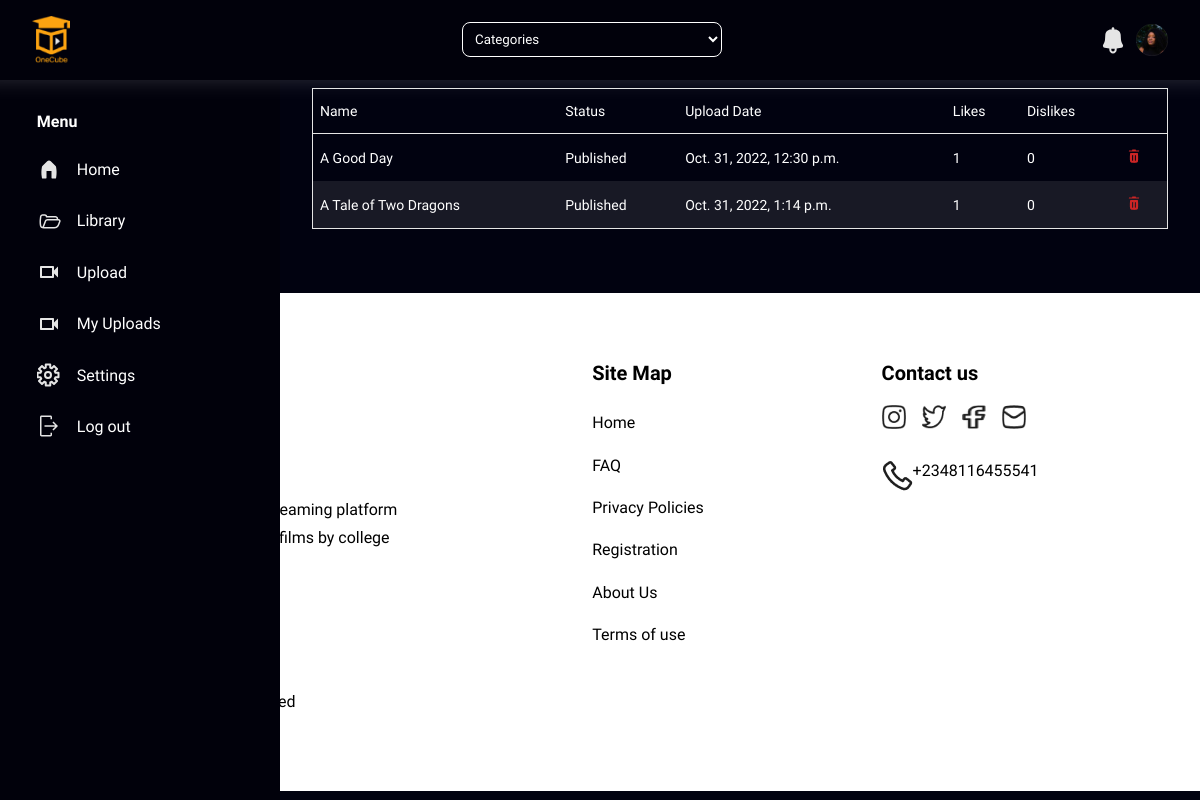
/my_videos/ (signed in), run on the app's committed database.
### movie/models.py (models this page shows, shortened)
class Movie(models.Model):
    title = models.CharField(max_length=250)
    description = models.CharField(max_length=250)
    thumbnail = models.ImageField(upload_to='movies/thumbnails/%y%m%d', null=True, blank=True)
    movie = models.FileField(upload_to='movies/movie/%y%m%d', validators=[validate_file_extension], null=True)
    category =  models.TextField(choices=CATEGORY_CHOICES)
    uploader = models.ForeignKey(User, on_delete=models.CASCADE)
    length = models.CharField(max_length=100, null=True, blank=True)
    upload_date = models.DateTimeField(auto_now_add=True, null=True)
    favourites = models.ManyToManyField(User, related_name='favourite', default=None, blank=True)
    likes = models.ManyToManyField(User, default=0, related_name='movie_likes')
    dislikes = models.ManyToManyField(User, default=0, related_name='movie_dislikes')

### movie/views.py (the view)
# urls.py: path('my_videos/', my_videos, name="my_videos"),
def my_videos(request):
    if not request.user.id:
        return render(request, 'blank.html', {})
    movs = Movie.objects.filter(uploader=request.user)
    data = {
        'movs':movs
    }
    return render(request, 'my_videos.html', data)

### templates/my_videos.html (shortened to what this page needs)
{%load static%}
<!DOCTYPE html>
<html lang="en">
<head>
    <link rel="stylesheet" href="{%static 'css/dashboard.css'%}">
    <link rel="stylesheet" href="{%static 'css/my_videos.css'%}">
</head>
<body>
    <header class="header-for-desktop">
        <img class="logo" src="{%static 'desktop-logo.png'%}" alt="">
        <div class="search-fields">
            <select name="categories" id="">
                <option value="Movies">Categories</option>
            </select>
        </div>
        <div class="notification-panel">
            <img src="{%static 'notification-icon.svg'%}" alt="">
            <img src="{%static 'profile-photo.svg'%}" alt="">
        </div>
    </header>
    <nav id="menu">
        <h4 >Menu</h4>
        <ul>
            <li class="menu-items"><a href="{%url 'dashboard' user.id%}"><img src="{%static 'home-icon.svg'%}" alt=""> Home</a></li>
            <li class="menu-items"><a href="{%url 'library'%}"><img src="{%static 'library-icon.svg'%}" alt=""> Library</a></li>
            <li class="menu-items"><a href="{%url 'add_movie'%}"><img src="{%static 'videos-icon.svg'%}" alt=""> Upload</a></li>
            <li class="menu-items"><a href="{%url 'my_videos'%}"><img src="{%static 'videos-icon.svg'%}" alt=""> My Uploads</a></li>
            <li class="menu-items"><a href="{%url 'settings'%}"><img src="{%static 'settings-icon.svg'%}" alt=""> Settings</a></li>
            <li class="menu-items"><a href="{%url 'user_logout'%}"><img src="{%static 'logout-icon.svg'%}" alt=""> Log out</a></li>
        </ul>
    </nav>
    <main class="my-videos">
        <div class="some-sorta-header">
            <h1>My Video Uploads</h1>
            <button id="openModalButton" class="upload-video"><img src="{%static 'plus-icon.svg'%}" alt="">Upload a video</button>
        </div>
        <table>
            <thead>
                <tr>
                    <td>Name</td>
                    <td>Status</td>
                    <td>Upload Date</td>
                    <td>Likes</td>
                    <td>Dislikes</td>
                    <td></td>
                </tr>
            </thead>
            <tbody>
                {% for film in movs %}
                <tr>
                    <td>{{film.title}}</td>
                    <td>Published</td>
                    <td>{{film.upload_date}}</td>
                    <td>{{film.likes.count}}</td>
                    <td>{{film.dislikes.count}}</td>
                    <td><a href="{%url 'delete' film.id%}" style="text-decoration: none;"><img src="{%static 'Trash.png'%}"></td></a>
                </tr>
                {%endfor%}
            </tbody>
        </table>
    </main>
    <footer>
        <section>
            <div>
                <p>Your one stop streaming platform for short college films by college students</p>
            </div>
            <div class="site-map">
                <h4>Site Map</h4>
                <ul>
                    <li><a href="{%url 'dashboard' user.id%}">Home</a> </li>
                    <li><a href="">FAQ</a> </li>
                    <li><a href="">Privacy Policies</a> </li>
                    <li><a href="">Registration</a></li>
                    <li><a href="">About Us</a></li>
                    <li><a href="{%url 'terms'%}">Terms of use</a></li>
                </ul>
            </div>
            <div class="contact">
                <h4>Contact us</h4>
                <div class="social-links">
                    <img src="{%static 'desktop-insta.png'%}" alt="">
                    <img src="{%static 'desktop-twitter.png'%}" alt="">
                    <img src="{%static 'desktop-fb.png'%}" alt="">
                    <img src="{%static 'desktop-mail.png'%}" alt="">
                </div>
                <div class="phone">
                    <img src="{%static 'images/desktop-phone.png'%}" alt="">
                    <p>+2348116455541</p>
                </div>
            </div>
        </section>
        <p class="rights">All Rights Reserved</p>
    </footer>
</body>
</html>

### static/css/dashboard.css (style rules this page uses)
* { margin: 0; padding: 0; box-sizing: border-box; font-family: 'Raleway', 'Segoe UI'; }
body { position: relative; overflow-x: hidden; background-color: #010210; }
.header-for-desktop { display: none; }
.header-for-mobile .search-fields input, select { border-top: 4px solid #FCA311; border-right: 8px solid #FCA311; border-bottom: 4px solid #FCA311; border-left: 8px solid #FCA311; border-radius: 8px; width: 100%; padding: 0.6em; margin-left: 12px; }
.notification-panel { display: flex; }
.notification-panel * + * { padding-left: 12px; }
.logo { width: 38px; }
nav { color: white; position: absolute; top: 0; right: 100vw; width: 100%; height: 100vh; background-color: #01010B; padding: 2.5em 0 0 3em; transition: 500ms ease-in-out all; }
nav h4 { margin: 1em 0; }
nav a { display: flex; align-items: center; justify-content: start; color: white; text-decoration: none; }
li { list-style: none; line-height: 40px; margin: 0.4em 0; }
li a img { margin-right: 16px; }
main { padding: 2em; background-color: #010210; }
footer { background: white; padding: 3em; }
footer section { display: flex; flex-direction: column; justify-content: center; align-items: center; text-align: center; width: 80%; margin: auto; }
footer h4 { font-size: 22px; font-weight: 600; margin: 1em 0; }
footer li { list-style-type: none; line-height: 25px; }
footer a { text-decoration: none; color: black; }
footer .rights { text-align: center; }
footer .social-links { display: flex; }
footer .social-links img { width: 24px; height: 24px; margin-right: 1em; }
footer .phone { display: flex; margin: 2em 0; }
@media (min-width: 768px) { footer section { flex-direction: row; justify-content: space-between; align-items: start; text-align: left; width: 80%; margin: auto; flex-basis: 100%; } }
@media (min-width: 768px) { footer section div:first-child p { width: 16em; margin: 2em 0; line-height: 28px; } }
@media (min-width: 768px) { footer h4 { font-size: 20px; font-weight: 600; margin: 1em 0; } }
@media (min-width: 768px) { footer li { list-style-type: none; line-height: 36px; } }
@media (min-width: 768px) { footer .rights { width: 80%; text-align: left; margin: 2em auto; } }
@media (min-width: 768px) { footer .social-links img { width: 24px; height: 24px; } }
@media screen and (min-width: 768px) { .header-for-desktop { position: fixed; width: 100%; z-index: 1; display: flex; justify-content: space-between; align-items: center; padding: 1em 2em; background-color: #01010B; box-shadow: 0px -20px 21px 20px rgb(255 255 255 / 18%); } }
@media screen and (min-width: 768px) { .header-for-desktop .search-fields { display: flex; justify-content: center; width: 90%; } }
@media screen and (min-width: 768px) { .header-for-desktop .search-fields input, select { border: 1px solid white; background: transparent; color: white; border-radius: 8px; width: 30%; max-width: 260px; padding: 0.6em; } }
@media screen and (min-width: 768px) { nav { position: fixed; top: unset; left: 0; width: 280px; max-width: 300px; margin-top: 5em; padding: 1em 0 0 2.3em; transition: 0ms ease-in-out all; } }
@media screen and (min-width: 768px) { nav h4 { margin: 1em 0; } }
@media screen and (min-width: 768px) { nav a { display: flex; align-items: center; justify-content: start; color: white; text-decoration: none; } }
@media screen and (min-width: 768px) { li { list-style: none; line-height: 45px; } }
@media screen and (min-width: 768px) { li a img { margin-right: 16px; } }
@media screen and (min-width: 768px) { main { margin-left: 280px; padding-top: 5.5em; } }

### static/css/my_videos.css (style rules this page uses)
.some-sorta-header { display: flex; justify-content: space-between; }
.upload-video { background-color: #FCA311; display: flex; justify-content: center; align-items: center; padding: 0.8em 1em; border-radius: 8px; font-weight: 700; }
.my-videos { padding-top: 1em !important; color: white; }
body { position: unset; overflow-x: hidden; }
table { width: 100%; border-collapse: collapse; border-radius: 8px; margin: 2em auto; border: 1px solid #E5E5E5; }
thead { border: 1px solid #E5E5E5; }
td, th { padding: 1em 0.5em; font-size: 14px; }
table tr:nth-child(even) { background-color: #181925; }

### data on the page
Movie: title "A Good Day", upload_date "Oct. 31, 2022, 12:30 p.m.", likes.count "1", dislikes.count "0"
Movie: title "A Tale of Two Dragons", upload_date "Oct. 31, 2022, 1:14 p.m.", likes.count "1", dislikes.count "0"
